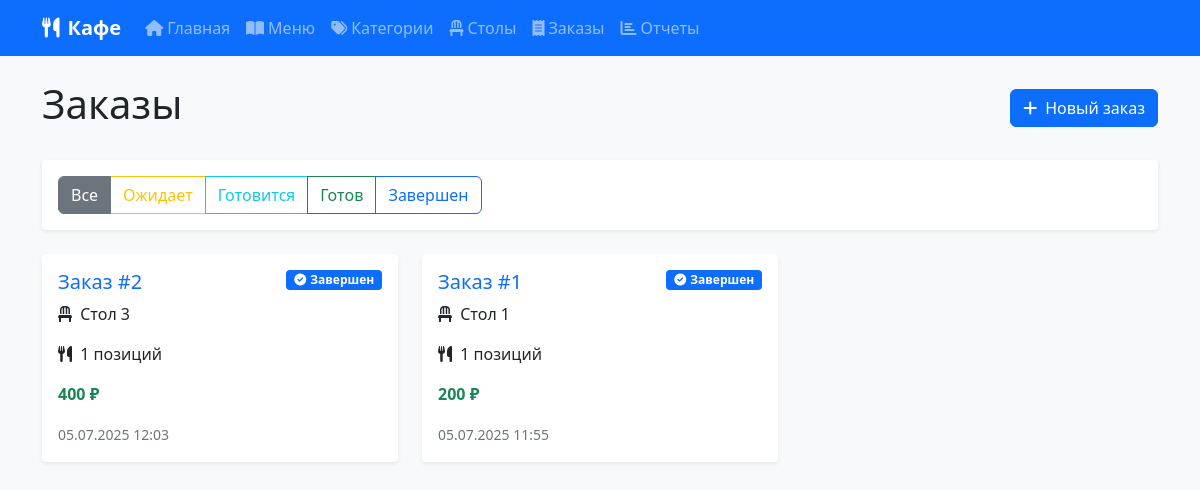
The page /orders on the database its author committed.
### simple_app.py (models this page shows, shortened)
class Order(db.Model):
    __tablename__ = 'orders'
    id = db.Column(db.Integer, primary_key=True)
    table_id = db.Column(db.Integer, db.ForeignKey('tables.id'), nullable=False)
    customer_name = db.Column(db.String(100))
    status = db.Column(db.String(20), default='pending')  # pending, preparing, ready, completed
    total_amount = db.Column(db.Float, default=0.0)
    created_at = db.Column(db.DateTime, default=datetime.utcnow)
    table = db.relationship('Table', backref='orders')
    order_items = db.relationship('OrderItem', backref='order', lazy=True, cascade='all, delete-orphan')

class Table(db.Model):
    __tablename__ = 'tables'
    id = db.Column(db.Integer, primary_key=True)
    number = db.Column(db.Integer, unique=True, nullable=False)
    capacity = db.Column(db.Integer, nullable=False)
    is_occupied = db.Column(db.Boolean, default=False)

### simple_app.py (the view)
@app.route('/orders')
def orders():
    status_filter = request.args.get('status', 'all')
    query = Order.query
    if status_filter != 'all':
        query = query.filter_by(status=status_filter)
    orders = query.order_by(Order.created_at.desc()).all()
    return render_template('simple/orders.html', orders=orders, status_filter=status_filter)

### templates/simple/orders.html (shortened to what this page needs)
{% extends "simple/base.html" %}
{% block content %}
<div class="row">
    <div class="col-12">
        <div class="d-flex justify-content-between align-items-center mb-4">
            <h1>Заказы</h1>
            <a href="{{ url_for('new_order') }}" class="btn btn-primary">
                <i class="fas fa-plus me-2"></i>Новый заказ
            </a>
        </div>
    </div>
</div>
<div class="row mb-4">
    <div class="col-12">
        <div class="card">
            <div class="card-body">
                <div class="btn-group" role="group">
                    <a href="{{ url_for('orders', status='all') }}"
                       class="btn btn-outline-secondary {% if status_filter == 'all' %}active{% endif %}">
                        Все
                    </a>
                    <a href="{{ url_for('orders', status='pending') }}"
                       class="btn btn-outline-warning {% if status_filter == 'pending' %}active{% endif %}">
                        Ожидает
                    </a>
                    <a href="{{ url_for('orders', status='preparing') }}"
                       class="btn btn-outline-info {% if status_filter == 'preparing' %}active{% endif %}">
                        Готовится
                    </a>
                    <a href="{{ url_for('orders', status='ready') }}"
                       class="btn btn-outline-success {% if status_filter == 'ready' %}active{% endif %}">
                        Готов
                    </a>
                    <a href="{{ url_for('orders', status='completed') }}"
                       class="btn btn-outline-primary {% if status_filter == 'completed' %}active{% endif %}">
                        Завершен
                    </a>
                </div>
            </div>
        </div>
    </div>
</div>
{% if orders %}
<div class="row">
    {% for order in orders %}
    <div class="col-md-6 col-lg-4 mb-4">
        <div class="card h-100">
            <div class="card-body">
                <div class="d-flex justify-content-between align-items-start mb-2">
                    <h5 class="card-title mb-0">
                        <a href="{{ url_for('order_details', order_id=order.id) }}" class="text-decoration-none">
                            Заказ #{{ order.id }}
                        </a>
                    </h5>
                    <span class="badge bg-{% if order.status == 'pending' %}warning{% elif order.status == 'preparing' %}info{% elif order.status == 'ready' %}success{% elif order.status == 'completed' %}primary{% else %}secondary{% endif %}">
                        {% if order.status == 'pending' %}
                            <i class="fas fa-clock me-1"></i>Ожидает
                        {% elif order.status == 'preparing' %}
                            <i class="fas fa-fire me-1"></i>Готовится
                        {% elif order.status == 'ready' %}
                            <i class="fas fa-check me-1"></i>Готов
                        {% elif order.status == 'completed' %}
                            <i class="fas fa-check-circle me-1"></i>Завершен
                        {% endif %}
                    </span>
                </div>
                <p class="card-text">
                    <i class="fas fa-chair me-1"></i>
                    Стол {{ order.table.number }}
                </p>
                <p class="card-text">
                    <i class="fas fa-utensils me-1"></i>
                    {{ order.order_items|length }} позиций
                </p>
                <p class="card-text">
                    <strong class="text-success">{{ "%.0f"|format(order.total_amount) }} ₽</strong>
                </p>
                <p class="card-text">
                    <small class="text-muted">
                        {{ order.created_at.strftime('%d.%m.%Y %H:%M') }}
                    </small>
                </p>
            </div>
        </div>
    </div>
    {% endfor %}
</div>
{% endif %}
{% endblock %}

### templates/simple/base.html (style rules this page uses)
body { background-color: #f8f9fa; }
.card { border: none; box-shadow: 0 0.125rem 0.25rem rgba(0, 0, 0, 0.075); }
.btn { border-radius: 0.375rem; }

### rows shown on the page
Order: id "2", status "completed" (drawn), table.number "3", order_items|length "1", total_amount "400", created_at "05.07.2025 12:03"
Order: id "1", status "completed" (drawn), table.number "1", order_items|length "1", total_amount "200", created_at "05.07.2025 11:55"
